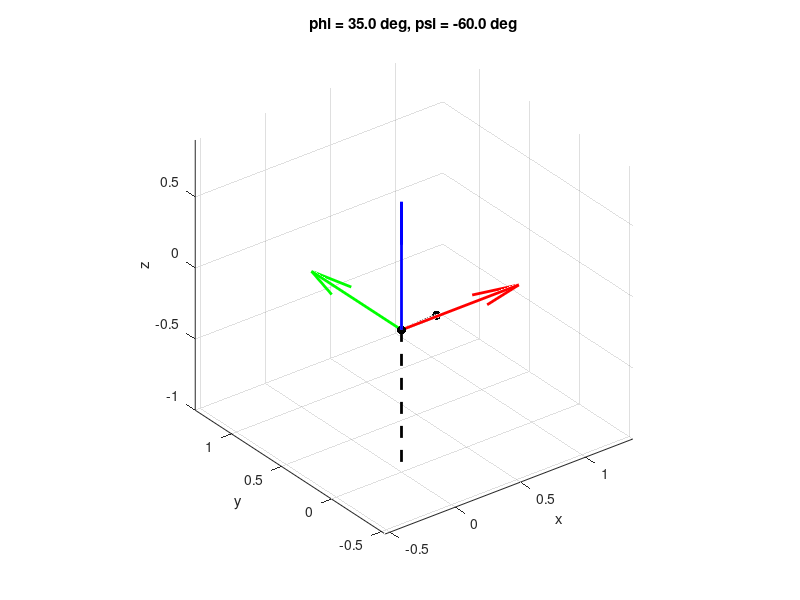

The MATLAB script that drew this image:
clear all; close all; clc;

% parameters
r = 1.0;

% roll and pitch angles
phi = 35.0;
psi = -60.0;

% zero position 
l_0 = [0; 0; -r];

% individual rotation matrices
phi = phi * pi/180;
psi = psi * pi/180;
R_phi = [1, 0, 0;
         0, cos(phi), -sin(phi);
         0, sin(phi), cos(phi)];
R_psi = [cos(psi),  0, sin(psi);
         0,         1, 0;
         -sin(psi), 0, cos(psi)];

% leg position after the rotation
% l_f = R_phi * R_psi * l_0
l_f = R_psi * R_phi * l_0

% plot the intial and final leg positions
figure;
grid on; hold on; 
view(3);
axis equal;

% draw the x, y, z axes as arrows
quiver3(0, 0, 0, 1, 0, 0, 'r', 'LineWidth', 2);
quiver3(0, 0, 0, 0, 1, 0, 'g', 'LineWidth', 2);
quiver3(0, 0, 0, 0, 0, 1, 'b', 'LineWidth', 2);

% draw the leg
plot3([0, 0], [0, 0], [0, 0], 'k.', 'MarkerSize', 20);
plot3([0, 0], [0, 0], [0, -r], 'k--', 'LineWidth', 2);
plot3([0, l_f(1)], [0, l_f(2)], [0, l_f(3)], 'k', 'LineWidth', 2);
plot3(l_f(1), l_f(2), l_f(3), 'k.', 'MarkerSize', 20);

xlabel('x'); 
ylabel('y'); 
zlabel('z');

% set the title with the angle values
msg = sprintf('phi = %.1f deg, psi = %.1f deg', phi*180/pi, psi*180/pi);
title(msg);